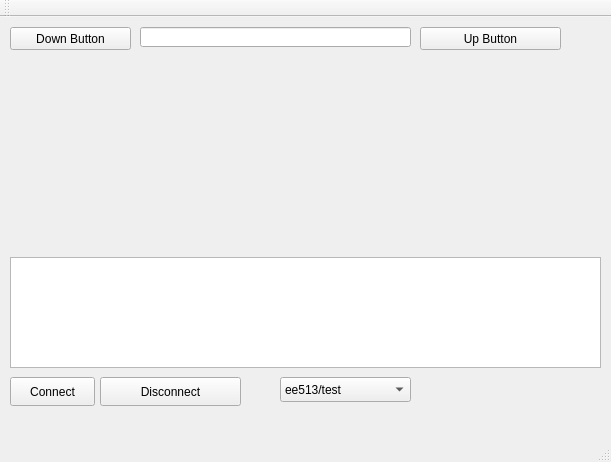
<?xml version="1.0" encoding="UTF-8"?>
<ui version="4.0">
 <class>MainWindow</class>
 <widget class="QMainWindow" name="MainWindow">
  <property name="geometry">
   <rect>
    <x>0</x>
    <y>0</y>
    <width>611</width>
    <height>462</height>
   </rect>
  </property>
  <property name="windowTitle">
   <string>MainWindow</string>
  </property>
  <widget class="QWidget" name="centralWidget">
   <widget class="QPushButton" name="upButton">
    <property name="geometry">
     <rect>
      <x>420</x>
      <y>10</y>
      <width>141</width>
      <height>23</height>
     </rect>
    </property>
    <property name="text">
     <string>Up Button</string>
    </property>
   </widget>
   <widget class="QLineEdit" name="outputEdit">
    <property name="geometry">
     <rect>
      <x>140</x>
      <y>10</y>
      <width>271</width>
      <height>20</height>
     </rect>
    </property>
    <property name="readOnly">
     <bool>true</bool>
    </property>
   </widget>
   <widget class="QCustomPlot" name="customPlot" native="true">
    <property name="geometry">
     <rect>
      <x>10</x>
      <y>40</y>
      <width>591</width>
      <height>191</height>
     </rect>
    </property>
   </widget>
   <widget class="QPushButton" name="downButton">
    <property name="geometry">
     <rect>
      <x>10</x>
      <y>10</y>
      <width>121</width>
      <height>23</height>
     </rect>
    </property>
    <property name="text">
     <string>Down Button</string>
    </property>
   </widget>
   <widget class="QPlainTextEdit" name="outputText">
    <property name="geometry">
     <rect>
      <x>10</x>
      <y>240</y>
      <width>591</width>
      <height>111</height>
     </rect>
    </property>
    <property name="centerOnScroll">
     <bool>true</bool>
    </property>
   </widget>
   <widget class="QPushButton" name="connectButton">
    <property name="geometry">
     <rect>
      <x>10</x>
      <y>360</y>
      <width>85</width>
      <height>29</height>
     </rect>
    </property>
    <property name="text">
     <string>Connect</string>
    </property>
   </widget>
   <widget class="QPushButton" name="disconnectButton">
    <property name="geometry">
     <rect>
      <x>100</x>
      <y>360</y>
      <width>141</width>
      <height>29</height>
     </rect>
    </property>
    <property name="text">
     <string>Disconnect</string>
    </property>
   </widget>
   <widget class="QComboBox" name="comboBox">
    <property name="geometry">
     <rect>
      <x>280</x>
      <y>360</y>
      <width>131</width>
      <height>25</height>
     </rect>
    </property>
    <item>
     <property name="text">
      <string>ee513/test</string>
     </property>
    </item>
    <item>
     <property name="text">
      <string>ee513/mqtt</string>
     </property>
    </item>
   </widget>
  </widget>
  <widget class="QMenuBar" name="menuBar">
   <property name="geometry">
    <rect>
     <x>0</x>
     <y>0</y>
     <width>611</width>
     <height>22</height>
    </rect>
   </property>
  </widget>
  <widget class="QToolBar" name="mainToolBar">
   <attribute name="toolBarArea">
    <enum>TopToolBarArea</enum>
   </attribute>
   <attribute name="toolBarBreak">
    <bool>false</bool>
   </attribute>
  </widget>
  <widget class="QStatusBar" name="statusBar"/>
 </widget>
 <layoutdefault spacing="6" margin="11"/>
 <customwidgets>
  <customwidget>
   <class>QCustomPlot</class>
   <extends>QWidget</extends>
   <header>qcustomplot.h</header>
   <container>1</container>
  </customwidget>
 </customwidgets>
 <resources/>
 <connections/>
</ui>
